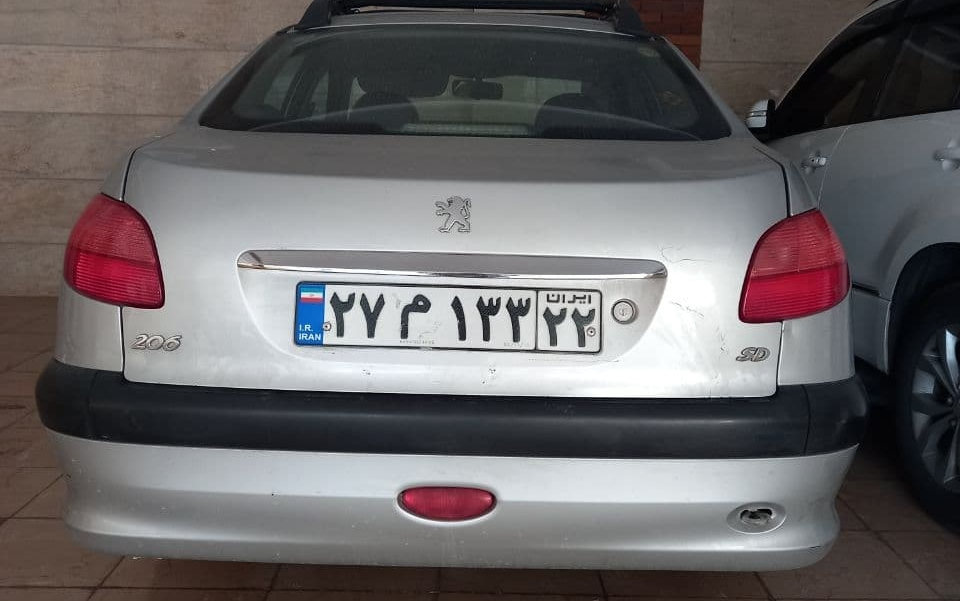
%> input picture P3_Farsi2.jpg, 960 x 601 px
$ octave p1.m   (GNU Octave 9; MATLAB toolbox functions it lacks are replaced by stand-ins)
%> lines starting %> are read from the running program, lines starting %| are printed output that depends on the picture; in (x1, y1, x2, y2) boxes, pixels count from 0 and x2, y2 are one past the last pixel; in counts of white or black regions, pixels touching at a corner belong together; the program's own positions count from 1
%> the answer given: P3_Farsi2.jpg
%> further down, picture is the input picture: size 601x960x3 uint8; mean R, G, B 105.2, 101.2, 102.4
### mygrayfun.m
function [gray_image] = mygrayfun(RGB_image)

gray = zeros(300,500);

for i = 1:300
    for j = 1:500
        gray(i,j) = 0.299*RGB_image(i,j,1) + 0.587*RGB_image(i,j,2) + 0.114*RGB_image(i , j , 3);
    end
end
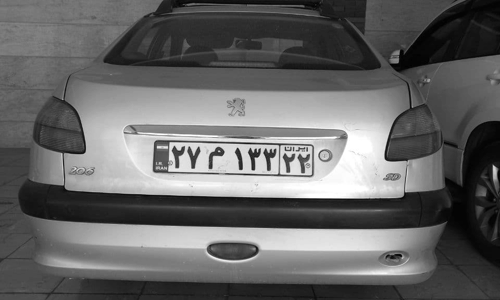
%> gray: size 300x500 double; min 1, max 255, mean 102.5
gray_image = gray/255;
figure(1);
imshow(gray_image);

### mybinaryfun.m
function [black_and_white] = mybinaryfun(gray_image, treshHold)
%> called with treshHold = 0.3

WB = zeros(300,500);

for i = 1:300
    for j = 1:500
        if gray_image(i,j) < treshHold
            WB(i,j) = 0;
        else
            WB(i,j) = 1;
        end
    end
end
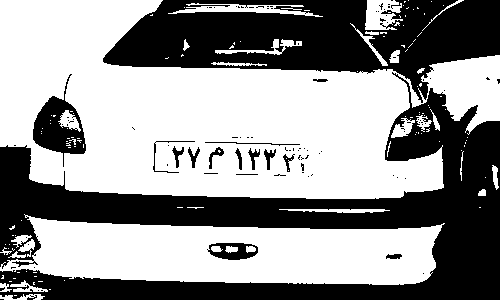
%> WB: size 300x500 double; values 0 (black) and 1 (white), 57.7% white; 100 black regions (83 under 20 px), largest, box (x1, y1, x2, y2) and area: (0, 72, 500, 300) 37052, (103, 0, 500, 103) 22650, (33, 74, 86, 167) 1975
black_and_white = ~WB;
figure(2);
imshow(black_and_white);

end

### myremoveobject.m
function [clean_image] = myremoveobject(picture, minSize)
%> called with minSize = 500
cc = bwconncomp(picture,4);
%> cc = 141 connected components
clean_image = zeros(300,500);

for i = 1:cc.NumObjects
    if numel(cc.PixelIdxList{i}) >= minSize
        clean_image(cc.PixelIdxList{i}) = 1;
    end
end
%> this loop made 141 passes
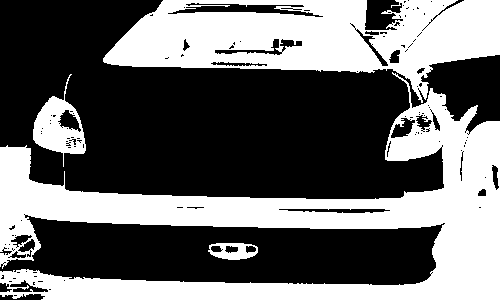
%> clean_image: size 300x500 double; values 0 (black) and 1 (white), 41.4% white; 4 white regions
figure(3);
imshow(clean_image);

end

### mysegmentation.m
function [L , Ne] = mysegmentation(clean_image)

segment = bwconncomp(clean_image,4);
%> segment = 4 connected components

new_segmentation = zeros(300,500);


for i = 1:segment.NumObjects
    new_segmentation(segment.PixelIdxList{i})= i;
end
%> this loop made 4 passes
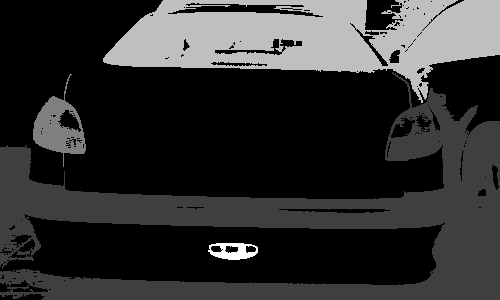
%> new_segmentation: size 300x500 double; min 0, max 4, mean 0.739; drawn with min black and max white
L = new_segmentation;
Ne = segment.NumObjects;
%> Ne = 4

end

### p1.m
[file,path] = uigetfile({'*.jpg;*.bmp;*.png;*.tif'},'Choose an image');
s = [path,file];

picture = imread(s);
picture = imresize(picture,[300 500]);

gray_image = mygrayfun(picture);

wb = mybinaryfun(gray_image, 0.3); % tresh hold must be some value between 0 and 1, otherwise the output is not the thing that we expected.

clean_image = myremoveobject(wb, 500);


[L , Ne] = mysegmentation(clean_image);
%> Ne = 4

propied=regionprops(L,'BoundingBox');
%> propied = 4 regions; box (x1, y1, x2, y2): (0, 72, 500, 300), (33, 74, 86, 167), (103, 0, 500, 103), (208, 243, 258, 260)
hold on
for n=1:Ne
    rectangle('Position',propied(n).BoundingBox,'EdgeColor','g','LineWidth',2)
end
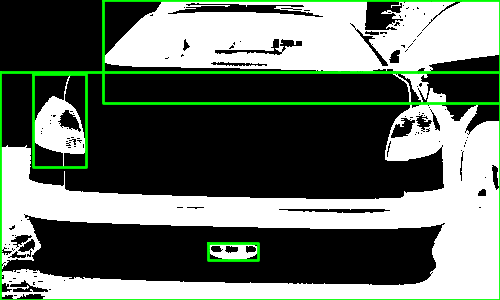
%> figure redrawn from the program's plot data
hold off

load TRAININGSET;
totalLetters=size(TRAIN,2);


final_output=[];
t=[];

for n=1:Ne

    if n==7
       saeed=1;
    end


    [r,c]=find(L==n);
    Y=clean_image(min(r):max(r),min(c):max(c));
    Y=imresize(Y,[42,24]);


    ro=zeros(1,totalLetters);
    for k=1:totalLetters
        ro(k)=corr2(TRAIN{1,k},Y);
    end

    [MAXRO,pos]=max(ro);
    if MAXRO>.45
        out=cell2mat(TRAIN(2,pos));
        final_output=[final_output out];
    end


end
%> this loop made 4 passes
%> (MAXRO, pos) on passes 1 to 4: (0.251, 53), (0.446, 5), (0.324, 53), (0.28, 45)
%> pass 1, `Y=imresize(Y,[42,24]);`:
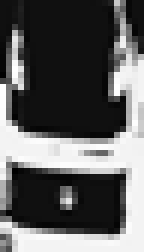
%> Y: size 42x24 double (shown 6 times larger); min -0.071, max 1.05, mean 0.35; drawn with min black and max white
%> pass 2, `Y=imresize(Y,[42,24]);`:
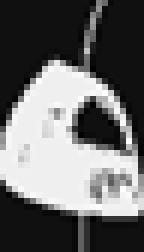
%> Y: size 42x24 double (shown 6 times larger); min -0.0752, max 1.07, mean 0.4; drawn with min black and max white


file = fopen('number_Plate.txt', 'wt');
fprintf(file,'%s\n',final_output);
fclose(file);
winopen('number_Plate.txt')
